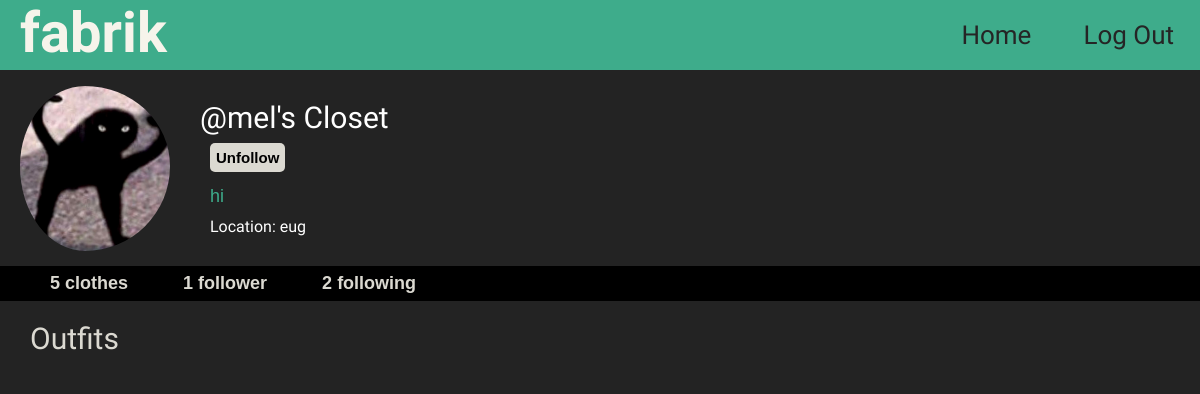
The page /profile/mel (signed in) on the database its author committed.
### core/models.py (models this page shows, shortened)
class Profile(models.Model):
    user = models.ForeignKey(User, on_delete=models.CASCADE)
    id_user = models.IntegerField()
    bio = models.TextField(blank=True)
    profileimg = models.ImageField(upload_to='profile_images', default='blank-profile-picture-png.wbpg')
    location = models.CharField(max_length=100, blank=True)

### core/views.py (the view)
# urls.py: path('profile/<str:pk>', views.profile, name='profile'),
@login_required(login_url='signin')
def profile(request, pk):
    user_object = User.objects.get(username=pk)
    user_profile = Profile.objects.get(user=user_object)
    user_clothing = ClosetItem.objects.filter(user=user_object).order_by('-date_added')
    user_clothing_length = len(user_clothing)
    follower = request.user.username
    user = pk
    if FollowersCount.objects.filter(follower=follower, user=user).first():
        button_text = 'Unfollow'
    else:
        button_text = 'Follow'
    user_followers = len(FollowersCount.objects.filter(user=pk))
    user_following = len(FollowersCount.objects.filter(follower=pk))
    is_own_profile = (request.user == user_object)
    context = {
        'user_object': user_object,
        'user_profile': user_profile,
        'user_clothing': user_clothing,
        'user_clothing_length': user_clothing_length,
        'button_text': button_text,
        'user_followers': user_followers,
        'user_following': user_following,
        'is_own_profile': is_own_profile
    }
    return render(request, 'profile.html', context)

### templates/profile.html (shortened to what this page needs)
{% load static %}
<!DOCTYPE html>
<html lang="en">
<head>
	<link rel="stylesheet" href="{% static 'css/profile.css' %}">
</head>
<body>
 <div class="container">
    <div class="main">
        <div class="topbar">
			<div class="col logo">
				<a href="/">fabrik</a>
			</div>
			<div class="col topbar-contents">
				<a href="logout">Log Out</a>
				<a href="/">Home</a>
			</div>
        </div>
        <div class="row profile-section">
			<div class="col-md-6">
				<img src="{{user_profile.profileimg.url}}" class="profile-img" width="150">
			</div>
			<div class="col-md-6">
				<div class="closet">
					<h3>@{{user_profile.user.username}}'s Closet
						<form action="/follow" method="POST">
							<div class="profile-info">
								{% if user_object.username != user.username %}
								<a data-ripple=""><button type="submit" class="settings-or-follow">{{button_text}}</button></a>
								{% else %}
								<a href="/settings" data-ripple=""><button type="submit" class="settings-or-follow" >Account Settings</button></a>
								{% endif %}
							</div>
						</form>
						<div class="bio">{{user_profile.bio}}</div>
						<div class="location" style="font-size: 1rem; color: white; margin: 10px;">Location: {{user_profile.location}}</div>
					</h3>
				</div>
			</div>
		</div>
		<div class="row following-info">
			<form action="/follow" method="POST">
				<div class="profile-info">
					{% if user_clothing_length == 0 %}
					<span class="info-bar-items"><b>0 clothes</b></span>
					{% elif user_clothing_length == 1 %}
					<span class="info-bar-items"><b>{{user_clothing_length}} clothing item</b></span>
					{% else %}
					<span class="info-bar-items"><b>{{user_clothing_length}} clothes</b></span>
					{% endif %}
					{% if user_followers == 1 %}
					<span class="info-bar-items"><b>{{user_followers}} follower</b></span>
					{% else %}
					<span class="info-bar-items"><b>{{user_followers}} followers</b></span>
					{% endif %}
					<span class="info-bar-items"><b>{{user_following}} following</b></span>
				</div>
			</form>
		</div>
		<div class="row content-section">
            <div class="timeline">
				<div class="items">
					Outfits
				</div>
            </div>
        </div>
    </div>
 </div>
</body>
</html>

### static/css/profile.css (style rules this page uses)
html, body { margin: 0; padding: 0; background-color: rgb(35, 35, 35); }
.main { padding: none; font-family: Arial; background-color: rgb(35, 35, 35); }
.row { display: flex; justify-content: start; align-items: center; }
.topbar { text-align: center; background-color: #3eac8bff; overflow: hidden; font-family: Rozha One, serif; font-size: 3.5rem; }
.logo a { float: left; text-decoration: none; color: #f6f4ebff; padding-left: 20px; font-weight: bold; }
.topbar-contents a { float: right; padding: 20px 26px; font-size: 26px; text-decoration: none; color: rgb(37, 37, 37); }
.profile-img { border-radius: 50%; padding-left: 20px; padding-top: 10px; padding-bottom: 5px; width: 150px; }
.profile-info { padding-left: 10px; }
.profile-section { background-color: rgb(35, 35, 35); float: left; width: 100%; }
.content-section { background-color: rgb(35, 35, 35); float: left; width: 100%; }
.following-info { background-color: rgb(0, 0, 0); color: rgb(219, 217, 209); padding: 7px; padding-left: 15px; font-size: 18px; float: left; width: 100%; }
.info-bar-items { padding: 25px; }
.settings-or-follow { font-size: 15px; padding: 6px; font-weight: bold; background-color: rgb(219, 217, 209); border-radius: 5px; border: none; }
.closet { padding-left: 10px; font-size: 20px; }
h3 { font-size: 30px; font-family: Rozha One, serif; font-weight: normal; color: rgb(255, 255, 255); padding-left: 20px; }
.bio { font-size: 18px;; color: #3eac8bff; font-weight: normal; font-family: arial; padding-top: 14px; padding-left: 10px; }
.timeline { float: center; text-align: justify; }
.items { font-size: 30px; padding: 10px; padding-left: 30px; padding-top: 20px; color: rgb(219, 217, 209); font-family: Rozha One, serif; font-weight: normal; }

### rows shown on the page
Profile: profileimg (picture), user.username "mel", bio "hi", location "eug"

### other values the page prints
{{ button_text }} "Unfollow"
{{ user_clothing_length }} "5"
{{ user_followers }} "1"
{{ user_following }} "2"
